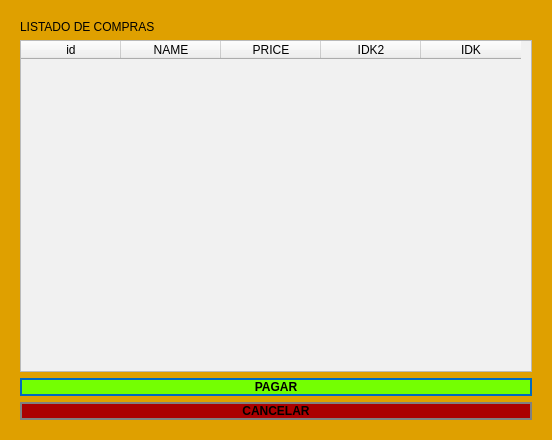
<?xml version="1.0" encoding="UTF-8"?>
<ui version="4.0">
 <class>NewBookWindow</class>
 <widget class="QWidget" name="NewBookWindow">
  <property name="geometry">
   <rect>
    <x>0</x>
    <y>0</y>
    <width>552</width>
    <height>440</height>
   </rect>
  </property>
  <property name="cursor">
   <cursorShape>PointingHandCursor</cursorShape>
  </property>
  <property name="windowTitle">
   <string>Nuevo Libro</string>
  </property>
  <property name="styleSheet">
   <string notr="true">background-color: rgb(223, 160, 0);</string>
  </property>
  <layout class="QGridLayout" name="gridLayout_2">
   <item row="0" column="0">
    <widget class="QWidget" name="widget" native="true">
     <layout class="QVBoxLayout" name="verticalLayout">
      <item>
       <widget class="QLabel" name="label">
        <property name="styleSheet">
         <string notr="true">font: 12pt &quot;Noto Serif CJK KR&quot;;</string>
        </property>
        <property name="text">
         <string>LISTADO DE COMPRAS</string>
        </property>
       </widget>
      </item>
      <item>
       <widget class="QTableWidget" name="tableWidget">
        <property name="styleSheet">
         <string notr="true">background-color: rgb(241, 241, 241);</string>
        </property>
        <column>
         <property name="text">
          <string>id</string>
         </property>
        </column>
        <column>
         <property name="text">
          <string>NAME</string>
         </property>
        </column>
        <column>
         <property name="text">
          <string>PRICE</string>
         </property>
        </column>
        <column>
         <property name="text">
          <string>IDK2</string>
         </property>
        </column>
        <column>
         <property name="text">
          <string>IDK</string>
         </property>
        </column>
       </widget>
      </item>
      <item>
       <widget class="QPushButton" name="addButton">
        <property name="cursor">
         <cursorShape>PointingHandCursor</cursorShape>
        </property>
        <property name="styleSheet">
         <string notr="true">QPushButton
{	
	height: 2em;
 	border-style: solid;
	border-width: 2px;
 	border-color: #0069c0;
	font-weight: bold;
	
background-color: rgb(116, 255, 2);
}

QPushButton:hover
{
   	background-color:#0069c0;
	color:white;
}</string>
        </property>
        <property name="text">
         <string>PAGAR</string>
        </property>
        <property name="icon">
         <iconset>
          <normaloff>../images/user.png</normaloff>../images/user.png</iconset>
        </property>
        <property name="iconSize">
         <size>
          <width>30</width>
          <height>30</height>
         </size>
        </property>
        <property name="flat">
         <bool>true</bool>
        </property>
       </widget>
      </item>
      <item>
       <widget class="QPushButton" name="cancelButton">
        <property name="cursor">
         <cursorShape>PointingHandCursor</cursorShape>
        </property>
        <property name="styleSheet">
         <string notr="true">QPushButton
{	
	height: 2em;
 	border-style: solid;
	border-width: 2px;
 	border-color: grey;
	font-weight: bold;
	background-color: rgb(171, 0, 0);
	color:&quot;white&quot;;
}

QPushButton:hover
{
   	background-color:grey;
	color:white;
}</string>
        </property>
        <property name="text">
         <string>CANCELAR</string>
        </property>
        <property name="iconSize">
         <size>
          <width>30</width>
          <height>30</height>
         </size>
        </property>
        <property name="flat">
         <bool>true</bool>
        </property>
       </widget>
      </item>
     </layout>
    </widget>
   </item>
  </layout>
 </widget>
 <resources/>
 <connections/>
</ui>
